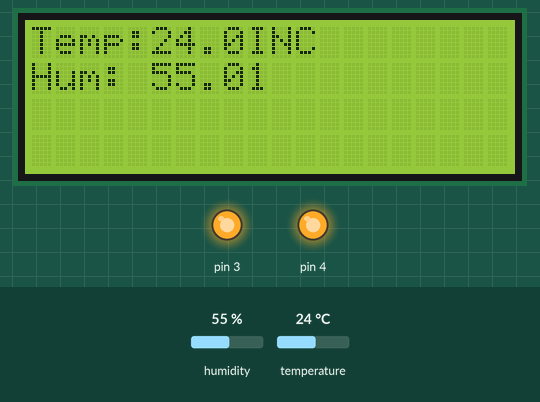
Bench run of a sketch on a simulated Arduino Uno, built with avr-gcc and run on an emulated ATmega328P. Shown: 20×4 character LCD, output pins drawn as LEDs (lit = HIGH). The test bench sets the inputs (shaded band); at power-on: humidity 55 %, temperature 24 °C. What the sketch prints to the serial monitor is not drawn.

Above: at 1.3 s.
1.4 s: humidity set to 68 %
At 3.6 s:
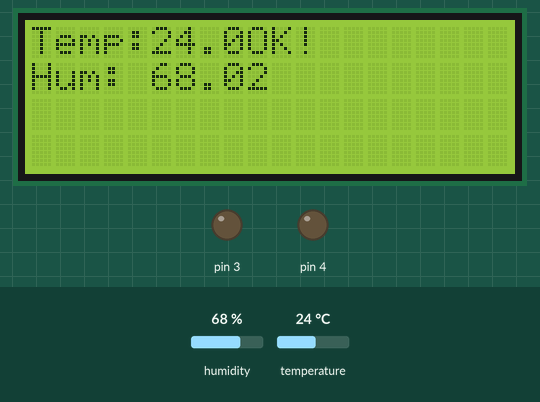
4.2 s: temperature set to 12 °C
At 4.7 s:
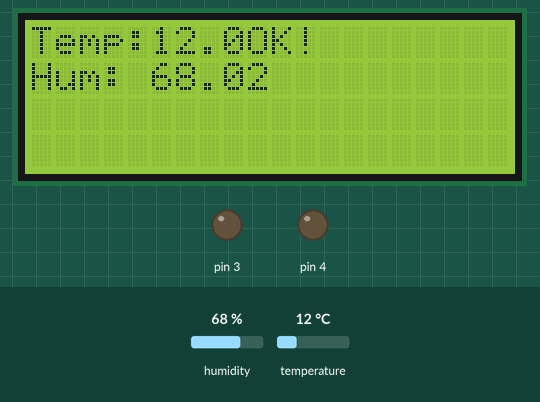
7.0 s: humidity set to 22 %
At 9.1 s:
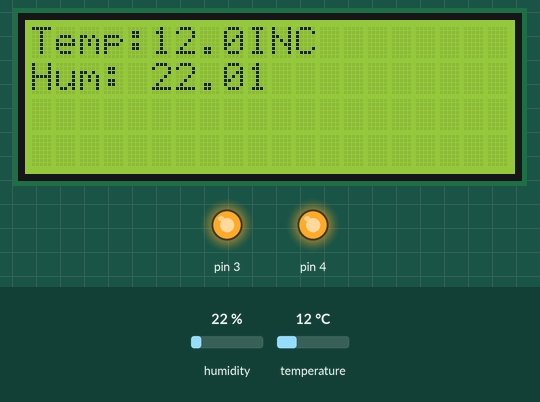
9.9 s: humidity set to 88 %
At 11.4 s:
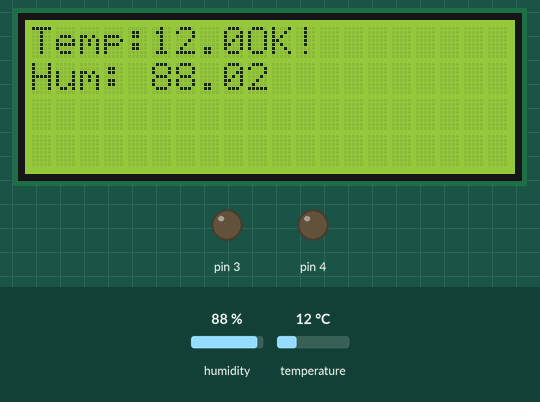
12.7 s: temperature set to 19 °C
At 15.8 s:
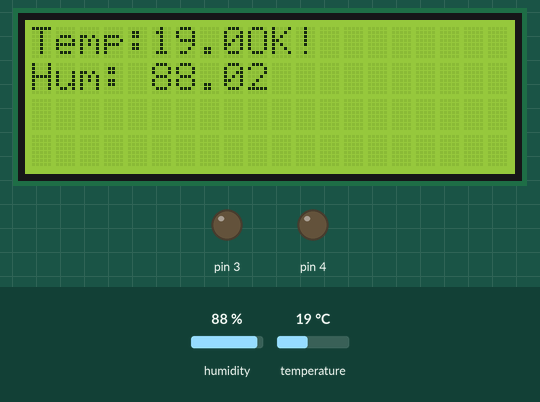
16.1 s: humidity set to 40 %
At 18.1 s:
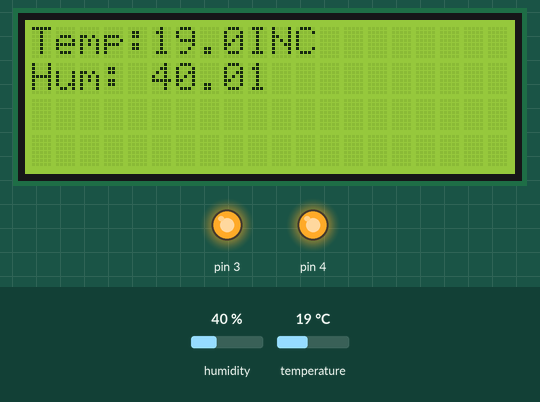
Timing chart, 0 to 19.6 s (numbered marks = the images above; inputs shaded):
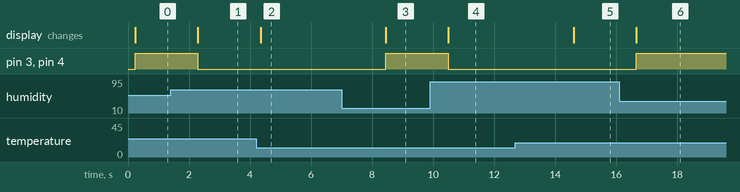

Measured:
- after the input at 1.4 s, pin 3, pin 4: HIGH → LOW after 0.89 s; the display: changes after 0.89 s (image 1)
- after the input at 4.2 s, the display: changes after 0.15 s (image 2)
- after the input at 7.0 s, pin 3, pin 4: LOW → HIGH after 1.5 s; the display: changes after 1.5 s (image 3)
- after the input at 9.9 s, pin 3, pin 4: HIGH → LOW after 0.60 s; the display: changes after 0.60 s (image 4)
- after the input at 12.7 s, the display: changes after 1.9 s (image 5)
- after the input at 16.1 s, pin 3, pin 4: LOW → HIGH after 0.56 s; the display: changes after 0.56 s (image 6)

The sketch:

EP1000.ino
```cpp
//YWROBOT
//Compatible with the Arduino IDE 1.0
//Library version:1.1
#include <Wire.h>
#include <LiquidCrystal_I2C.h>
#include "DHT.h"
#define DHTPIN 2
#define DHTTYPE DHT11   // DHT 11
DHT dht(DHTPIN, DHTTYPE);

LiquidCrystal_I2C lcd(0x27,20,4);  // set the LCD address to 0x27 for a 16 chars and 2 line display

void setup()
{
  Serial.begin(9600);
  Serial.println(F("DHTxx test!"));

  dht.begin();
pinMode(3,OUTPUT);
pinMode(4,OUTPUT);
dht.begin();
 lcd.init();
 lcd.init();
}


void loop()
{
  //delay (500);
  int stat = 0;
  float h = dht.readHumidity();
  float t = dht.readTemperature();

  if( h < 60){
    stat =1;
  }

  if (h > 60){
    stat =2;
  }
  String p= "nominal";
  lcd.init();                      // initialize the lcd

  // Print a message to the LCD.
  lcd.backlight();
  lcd.setCursor(0,0);
  lcd.print("Temp:");
  lcd.setCursor(5,0);
  lcd.print(t);
  lcd.setCursor(0,1);
  lcd.print("Hum:");
  lcd.setCursor(05,1);
  lcd.print(h);
  Serial.print(F("Humidity: "));
  Serial.print(h);
  Serial.print(F("%  Temperature: "));
  Serial.print(t);
  Serial.print(F("°C "));
  Serial.print (stat);

  if (stat==1){
  lcd.setCursor(9,0);
  lcd.print("INC");
  lcd.setCursor(9,1);
  lcd.print(stat);
  digitalWrite(3,HIGH);
  digitalWrite(4,HIGH);
  }

  if (stat==2){
  lcd.setCursor(9,0);
  lcd.print("OK!");
  lcd.setCursor(9,1);
  lcd.print(stat);
  digitalWrite(3,LOW);
  digitalWrite(4,LOW);
  }

}
```
